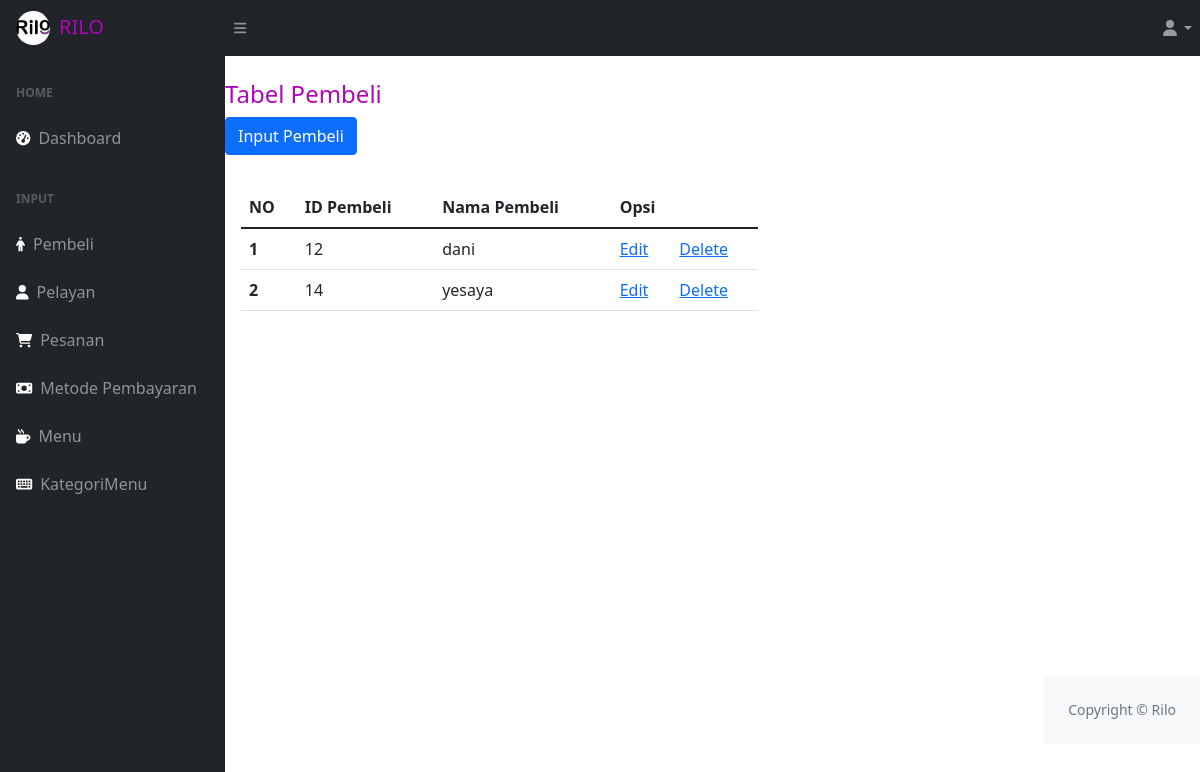
The page /Pembeli/pembeli.php on the database its author committed.
### tables this page shows
CREATE TABLE `pembeli` (
  `idPembeli` int(11) NOT NULL,
  `nama_pembeli` varchar(50) NOT NULL
);

### Pembeli/pembeli.php (the view, shortened to what this page needs)
<!DOCTYPE html>
<html lang="en">
    <head>
        <link href="https://cdn.jsdelivr.net/npm/simple-datatables@latest/dist/style.css" rel="stylesheet" />
        <link href="../assets/css/styles.css" rel="stylesheet" />
    </head>
    <body class="sb-nav-fixed">
        <nav class="sb-topnav navbar navbar-expand navbar-dark bg-dark">
            <h6 class="navbar-brand ps-3" style="color :#AF06B8 " href="../home.php"><img src="../assets/img/Rilo.png" class="img-fluid rounded-circle me-2" style="height : 35px; padding-right : 1px; padding-bottom:1px;">RILO</h6>
            <button class="btn btn-link btn-sm order-1 order-lg-0 me-4 me-lg-0" id="sidebarToggle" href="#!"><i class="fas fa-bars"></i></button>
            <ul class="navbar-nav ms-auto ">
                <li class="nav-item dropdown">
                    <a class="nav-link dropdown-toggle" id="navbarDropdown" href="#" role="button" data-bs-toggle="dropdown" aria-expanded="false"><i class="fas fa-user fa-fw"></i></a>
                </li>
            </ul>
        </nav>
        <div id="layoutSidenav">
            <div id="layoutSidenav_nav">
                    <nav class="sb-sidenav accordion sb-sidenav-dark" id="sidenavAccordion">
                    <div class="sb-sidenav-menu">
                      <div class="nav">
                          <div class="sb-sidenav-menu-heading">Home</div>
                          <a class="nav-link" href="../dashboard.php">
                              <div class="sb-nav-link-icon" style="color :white "><i class="fas fa-tachometer-alt"></i></div>
                              Dashboard
                          </a>
                          <div class="sb-sidenav-menu-heading">Input</div>
                          <a class="nav-link" href="pembeli.php">
                              <div class="sb-nav-link-icon"style="color :white "><i class="fa-solid fa-person"></i></div>
                              Pembeli
                          </a>
                          <a class="nav-link" href="../Pelayan/pelayan.php">
                              <div class="sb-nav-link-icon"style="color :white "><i class="fa-solid fa-user"></i></div>
                              Pelayan
                          </a>
                          <a class="nav-link" href="../Pesanan/pesanan.php">
                              <div class="sb-nav-link-icon"style="color :white "><i class="fa-solid fa-cart-shopping"></i></div>
                              Pesanan
                          </a>
                          <a class="nav-link" href="../Pembayaran/metodePembayaran.php">
                              <div class="sb-nav-link-icon"style="color :white "><i class="fa-solid fa-money-bill"></i></div>
                              Metode Pembayaran
                          </a>
                          <a class="nav-link" href="../Menu/menu.php">
                              <div class="sb-nav-link-icon"style="color :white "><i class="fa-solid fa-mug-hot"></i></div>
                              Menu
                          </a>
                          <a class="nav-link" href="../Menu/kategoriMenu.php">
                              <div class="sb-nav-link-icon"style="color :white "><i class="fa-solid fa-keyboard"></i></div>
                              KategoriMenu
                          </a>
                    </nav>
                  </div>
                  <div id="layoutSidenav_content">
                    <main>
                    <h4 class="mt-4" style="color :#AF06B8 ">Tabel Pembeli</h4>
                    <div class="d-flex align-items-center justify-content-between small">
                        <button type="button" class="btn btn-primary" data-bs-toggle="modal" data-bs-target="#exampleModal">
                            Input Pembeli
                        </button>
                    </div>
                    </main>
                          <div class="card-body">
                    <div class="row justify-content-md-left">
                     <div class="col col-lg-8">
              <form role="form" action="../data.php" class="text-start" method="POST">
            <div class="row justify-content-md-left">
        <div class="col col-lg-15">
        <table class="table mt-3">
        <thead>
            <tr>
            <th scope="col">NO</th>
            <th scope="col">ID Pembeli</th>
            <th scope="col">Nama Pembeli</th>
            <th scope="col"colspan=2>Opsi</th>
            </tr>
           </thead>
        <tbody>
            <?php
                include "../koneksi.php";
                $no = 1;
                $qrec = mysqli_query($con, "SELECT * FROM pembeli");
                while ($rec = mysqli_fetch_array($qrec))
                {
            ?>
            <tr>
                <th scope="row"><?= $no ?></th>
                <td><?= $rec['idPembeli'] ?></td>
                <td><?= $rec['nama_pembeli'] ?></td>
                <td><a href="updatepembeli.php?idPembeli=<?= $rec["idPembeli"] ?>"> Edit</a> </td>
                <td><a href="../data.php?idPembeli=<?= $rec["idPembeli"] ?>"> Delete </a> </td>
            </tr>
            <?php $no++; } ?>
        </tbody>
        </table>
            </div>
                 </div>
                </div>
        </div>
     </div>
</div>
    <footer class="py-4 bg-light mt-auto">
            <div class="container-fluid px-4">
                <div class="d-flex align-items-center justify-content-between small">
                    <div class="text-muted">Copyright &copy; Rilo</div>
                        </div>
                    </div>
                </footer>
            </div>
    </body>
</html>

### rows shown on the page
pembeli: idPembeli "12", nama_pembeli "dani"
pembeli: idPembeli "14", nama_pembeli "yesaya"
